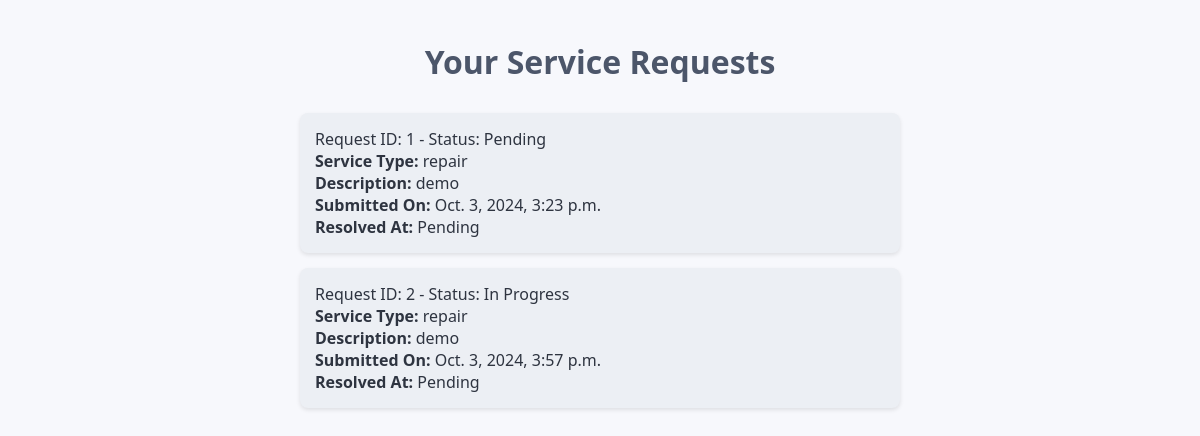
Page /service_requests/status/ (signed in) on the committed database.
### service_requests/models.py (models this page shows)
class ServiceRequest(models.Model):
    STATUS_CHOICES = [
        ('Pending', 'Pending'),
        ('In Progress', 'In Progress'),
        ('Resolved', 'Resolved'),
    ]
    customer = models.ForeignKey(CustomerProfile, on_delete=models.CASCADE)
    service_type = models.CharField(max_length=100)
    description = models.TextField()
    attachment = models.FileField(upload_to='attachments/', blank=True, null=True)
    status = models.CharField(max_length=20, choices=STATUS_CHOICES, default='Pending')
    created_at = models.DateTimeField(auto_now_add=True)
    resolved_at = models.DateTimeField(null=True, blank=True)
    def __str__(self):
        return f"Request {self.id} - {self.customer.user.username}"

### service_requests/views.py (the view)
# urls.py: path('status/', views.status_view, name='status'),  # Customer status view
@login_required
def status_view(request):
    service_requests = ServiceRequest.objects.filter(customer=request.user.customerprofile)
    logger.info(f"Customer: {request.user.customerprofile}, Requests: {service_requests}")
    if not service_requests:
        return HttpResponse("No service requests found for this customer.")
    return render(request, 'service_requests/status.html', {'service_requests': service_requests})

### service_requests/models.py (called while the page is built)
    def __str__(self):
        return self.user.username

### service_requests/templates/service_requests/status.html (shortened to what this page needs)
<!DOCTYPE html>
<html lang="en">
<head>
</head>
<body>
    <h1>Your Service Requests</h1>
    {% if service_requests %}
        <ul>
        {% for request in service_requests %}
            <li>
                Request ID: {{ request.id }} - Status: {{ request.status }} <br>
                <strong>Service Type:</strong> {{ request.service_type }} <br>
                <strong>Description:</strong> {{ request.description }} <br>
                <strong>Submitted On:</strong> {{ request.created_at }} <br>
                <strong>Resolved At:</strong> {{ request.resolved_at|default:"Pending" }}
            </li>
        {% endfor %}
        </ul>
    {% else %}
        <p>No service requests found for this customer.</p>
    {% endif %}
</body>
</html>

### service_requests/templates/service_requests/status.html (style rules this page uses)
body { font-family: 'Segoe UI', Tahoma, Geneva, Verdana, sans-serif; margin: 40px; background-color: #f7f8fc; color: #2e3440; }
h1 { text-align: center; color: #4c566a; margin-bottom: 30px; }
ul { list-style-type: none; padding: 0; max-width: 600px; margin: 0 auto; }
li { background-color: #eceff4; margin-bottom: 15px; padding: 15px; border-radius: 8px; box-shadow: 0 2px 4px rgba(0, 0, 0, 0.1); }

### rows in the picture
ServiceRequest: id "1", status "Pending", service_type "repair", description "demo", created_at "Oct. 3, 2024, 3:23 p.m.", resolved_at "Pending"
ServiceRequest: id "2", status "In Progress", service_type "repair", description "demo", created_at "Oct. 3, 2024, 3:57 p.m.", resolved_at "Pending"
